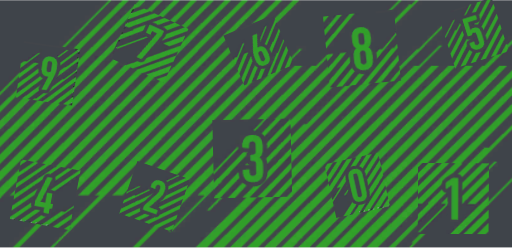
#> input picture data_pre/image_40.jpg, 512 x 248 px; its folder holds 5 pictures in this run
$ python pre_process.py
#> lines starting #> are read from the running program, lines starting #| are printed output that depends on the picture; after the words box and inside, x2 and y2 are one past the last pixel; in counts of white or black regions, pixels touching at a corner belong together
import cv2
import numpy as np


def process_img(path):
#> called with path = 'data_pre/image_40.jpg'
    img = cv2.imread(path, 0)
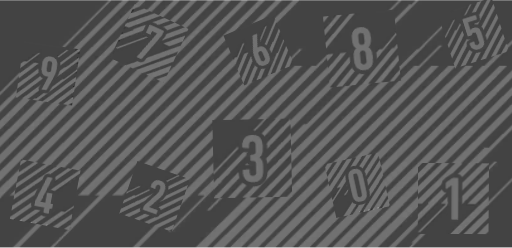
#> img: shape (248, 512); min 40, max 193, mean 85.4
    blank_image = np.zeros((img.shape[0], img.shape[1], 3), np.uint8)
    edges = cv2.Canny(img, 100, 100)
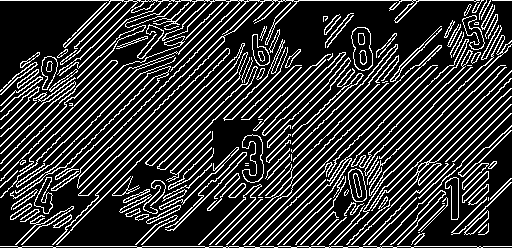
#> edges: shape (248, 512); 21.1% white in thin lines or dots
    contours, _ = cv2.findContours(edges, cv2.RETR_CCOMP, cv2.CHAIN_APPROX_SIMPLE)
#> contours = 248 contours, 71 with area under 20; largest, box (x1, y1, x2, y2) and area: (0, 0, 480, 198) 2516, (78, 48, 230, 196) 1440, (10, 66, 171, 199) 1211, (78, 48, 230, 196) 1161, (77, 36, 225, 189) 1124
    for idx, con in enumerate(contours):
        x, y, w, h = cv2.boundingRect(con)
        if 40 < w * h < 2000:
            cv2.drawContours(blank_image, contours, idx, (0, 255, 0), 1)
            if (w * h) > 260:
                cv2.imwrite("cache/" + str(idx) + ".png", blank_image[y:y + h, x:x + w])
#> this loop made 248 passes
#> (x, y, w, h) on passes 1, 2, 5: (0, 246, 512, 2), (411, 233, 14, 12), (478, 223, 11, 12)
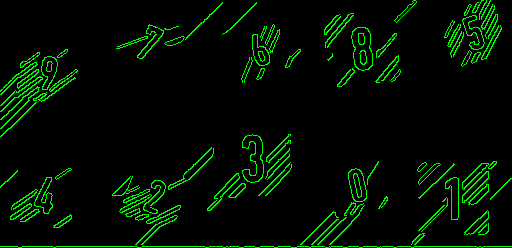
#> blank_image: shape (248, 512, 3); mean of channels 0, 1, 2 0, 14.4, 0; drawn as B, G, R


# rename về image_0...
def rename_files():
    import os
    path = 'data_pre'
    files = os.listdir(path)
    for index, file in enumerate(files):
        os.rename(os.path.join(path, file), os.path.join(path, ''.join(['image_', str(index), '.jpg'])))


# rename_files()
process_img('data_pre/image_40.jpg')
